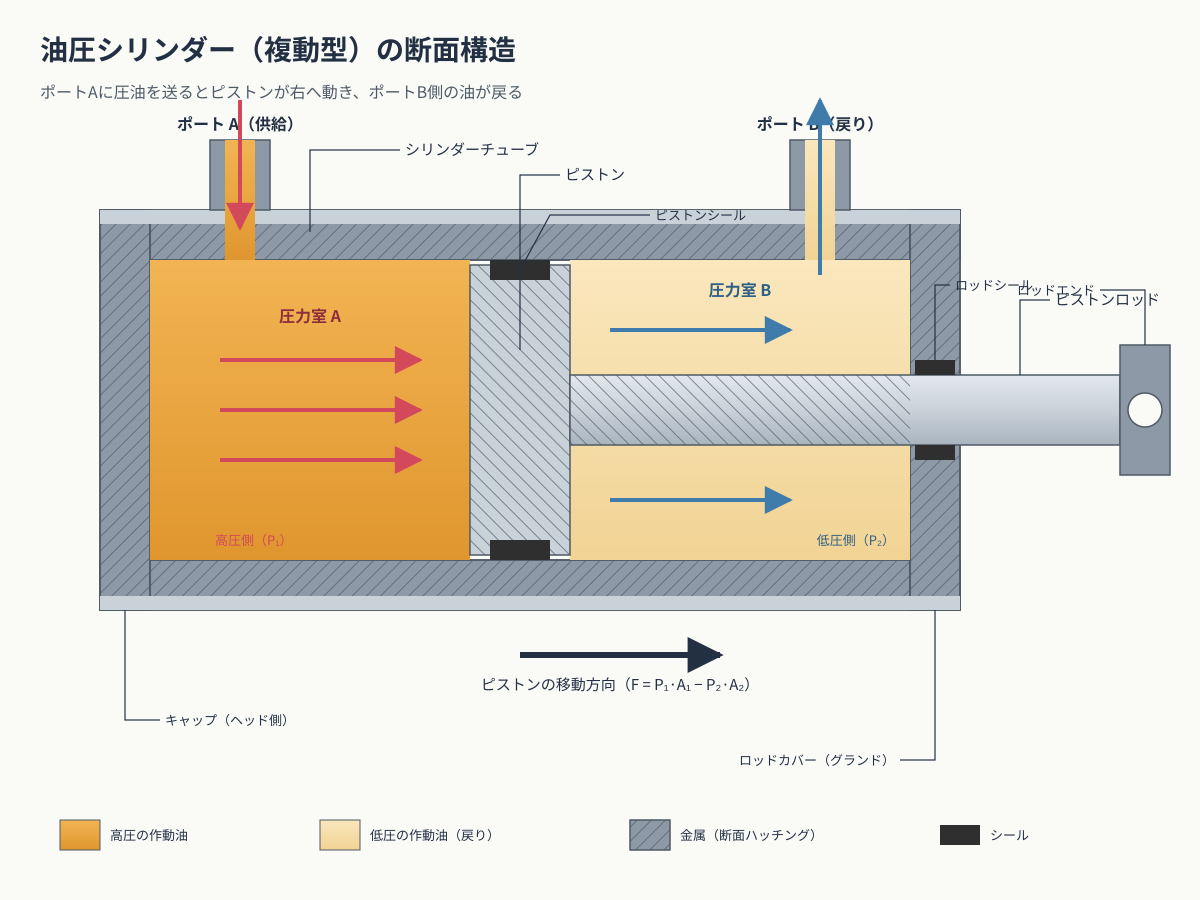

Generate this figure with Python:
import sys

import matplotlib

matplotlib.use("Agg")
import matplotlib.pyplot as plt
from matplotlib.patches import Circle, FancyArrowPatch, Rectangle

BG = "#FAFAF7"
STEEL = "#8D99A6"
STEEL_DARK = "#4E5A66"
STEEL_LIGHT = "#C9D1D9"
OIL_HI = "#E8A33D"
OIL_LO = "#F6DDA6"
SEAL = "#2F2F2F"
LABEL = "#233044"
ARROW_HI = "#D1495B"
ARROW_LO = "#3F7CAC"
FONT = ["Hiragino Sans", "Hiragino Kaku Gothic ProN", "Noto Sans CJK JP", "IPAexGothic", "DejaVu Sans"]


def rect(ax, x, y, w, h, fc, ec="none", lw=1.0, z=1, hatch=None):
    p = Rectangle((x, y), w, h, facecolor=fc, edgecolor=ec, linewidth=lw, zorder=z, hatch=hatch)
    ax.add_patch(p)
    return p


def arrow(ax, p0, p1, color, lw=2.2, z=6, ms=16):
    ax.add_patch(FancyArrowPatch(p0, p1, arrowstyle="-|>", mutation_scale=ms, color=color, linewidth=lw, zorder=z))


def label(ax, xy, text, ha="left", size=11, color=LABEL, weight="normal", z=8):
    ax.text(xy[0], xy[1], text, ha=ha, va="center", fontsize=size, color=color, fontweight=weight,
            fontfamily=FONT, zorder=z)


def leader(ax, pts, z=7):
    xs, ys = zip(*pts)
    ax.plot(xs, ys, color=LABEL, lw=0.8, zorder=z)


def main() -> None:
    out_path = sys.argv[1]
    plt.rcParams["hatch.linewidth"] = 0.6
    fig = plt.figure(figsize=(12, 9), dpi=100)
    ax = fig.add_axes([0, 0, 1, 1])
    ax.set_xlim(-0.6, 11.4)
    ax.set_ylim(-0.9, 8.1)
    ax.set_aspect("equal")
    ax.axis("off")
    rect(ax, -0.6, -0.9, 12, 9, BG, z=0)

    label(ax, (-0.2, 7.6), "油圧シリンダー（複動型）の断面構造", size=17, weight="bold")
    label(ax, (-0.2, 7.15), "ポートAに圧油を送るとピストンが右へ動き、ポートB側の油が戻る", size=11, color=STEEL_DARK)

    # cylinder body (cut walls with hatching)
    for x, y, w, h in ((0.4, 2.0, 8.6, 0.5), (0.4, 5.5, 8.6, 0.5), (0.4, 2.0, 0.5, 4.0), (8.5, 2.0, 0.5, 4.0)):
        rect(ax, x, y, w, h, STEEL, ec=STEEL_DARK, lw=1.0, z=2, hatch="///")
    rect(ax, 0.4, 5.85, 8.6, 0.15, STEEL_LIGHT, z=3)
    rect(ax, 0.4, 2.0, 8.6, 0.15, STEEL_LIGHT, z=3)

    # chambers
    rect(ax, 0.9, 2.5, 3.2, 3.0, OIL_HI, z=2)
    rect(ax, 5.1, 2.5, 3.4, 3.0, OIL_LO, z=2)

    # piston + seals
    rect(ax, 4.1, 2.55, 1.0, 2.9, STEEL_LIGHT, ec=STEEL_DARK, lw=1.0, z=4, hatch="\\\\\\")
    rect(ax, 4.3, 5.3, 0.6, 0.2, SEAL, z=5)
    rect(ax, 4.3, 2.5, 0.6, 0.2, SEAL, z=5)
    # rod
    rect(ax, 5.1, 3.65, 5.5, 0.7, STEEL_LIGHT, ec=STEEL_DARK, lw=1.0, z=4)
    rect(ax, 5.1, 3.65, 3.4, 0.7, STEEL_LIGHT, ec="none", z=4, hatch="\\\\\\")
    rect(ax, 8.55, 4.35, 0.4, 0.15, SEAL, z=5)
    rect(ax, 8.55, 3.5, 0.4, 0.15, SEAL, z=5)
    rect(ax, 10.6, 3.35, 0.5, 1.3, STEEL, ec=STEEL_DARK, lw=1.0, z=4)
    ax.add_patch(Circle((10.85, 4.0), 0.17, facecolor=BG, edgecolor=STEEL_DARK, linewidth=1.0, zorder=5))

    # ports
    rect(ax, 1.5, 6.0, 0.6, 0.7, STEEL, ec=STEEL_DARK, lw=1.0, z=3)
    rect(ax, 1.65, 5.5, 0.3, 1.2, OIL_HI, z=4)
    rect(ax, 7.3, 6.0, 0.6, 0.7, STEEL, ec=STEEL_DARK, lw=1.0, z=3)
    rect(ax, 7.45, 5.5, 0.3, 1.2, OIL_LO, z=4)
    ax.text(1.8, 6.78, "ポート A（供給）", ha="center", va="bottom", fontsize=11, fontweight="bold", color=LABEL, fontfamily=FONT, zorder=8)
    ax.text(7.6, 6.78, "ポート B（戻り）", ha="center", va="bottom", fontsize=11, fontweight="bold", color=LABEL, fontfamily=FONT, zorder=8)

    # flow arrows
    arrow(ax, (1.8, 7.05), (1.8, 5.8), ARROW_HI)
    for y in (3.0, 4.0, 5.0):
        arrow(ax, (1.6, y), (3.6, y), ARROW_HI)
    for y in (3.0, 5.0):
        arrow(ax, (5.5, y), (7.3, y), ARROW_LO)
    arrow(ax, (7.6, 5.3), (7.6, 7.05), ARROW_LO)
    label(ax, (1.55, 2.7), "高圧側（P₁）", size=9, color=ARROW_HI)
    label(ax, (8.4, 2.7), "低圧側（P₂）", ha="right", size=9, color="#2E5F86")
    label(ax, (2.5, 4.5), "圧力室 A", ha="center", size=11, color="#8E2E3D", weight="bold")
    label(ax, (6.8, 4.75), "圧力室 B", ha="center", size=11, color="#2E5F86", weight="bold")

    # piston motion
    arrow(ax, (4.6, 1.55), (6.6, 1.55), LABEL, lw=3.2, ms=22)
    ax.text(5.6, 1.4, "ピストンの移動方向（F = P₁·A₁ − P₂·A₂）", ha="center", va="top", fontsize=11, color=LABEL, fontfamily=FONT, zorder=8)

    # labels with leaders
    leader(ax, [(2.5, 5.75), (2.5, 6.55), (3.4, 6.55)]); label(ax, (3.45, 6.55), "シリンダーチューブ")
    leader(ax, [(4.6, 4.6), (4.6, 6.35), (5.0, 6.35)]); label(ax, (5.05, 6.35), "ピストン")
    leader(ax, [(4.6, 5.4), (4.9, 5.95), (5.9, 5.95)]); label(ax, (5.95, 5.95), "ピストンシール", size=9)
    leader(ax, [(9.6, 4.35), (9.6, 5.1), (9.9, 5.1)]); label(ax, (9.95, 5.1), "ピストンロッド")
    leader(ax, [(8.75, 4.5), (8.75, 5.25), (8.9, 5.25)]); label(ax, (8.95, 5.25), "ロッドシール", size=9)
    leader(ax, [(10.85, 3.35), (10.85, 2.7), (10.4, 2.7)]); label(ax, (10.35, 2.7), "ロッドエンド", ha="right", size=9)
    leader(ax, [(0.65, 2.5), (0.65, 1.3), (1.0, 1.3)]); label(ax, (1.05, 1.3), "キャップ（ヘッド側）", size=9)
    leader(ax, [(8.75, 2.5), (8.75, 0.9), (8.4, 0.9)]); label(ax, (8.35, 0.9), "ロッドカバー（グランド）", ha="right", size=9)

    # legend
    rect(ax, 0.0, 0.0, 0.4, 0.3, OIL_HI, ec=STEEL_DARK, lw=0.6, z=5); label(ax, (0.5, 0.15), "高圧の作動油", size=9)
    rect(ax, 2.6, 0.0, 0.4, 0.3, OIL_LO, ec=STEEL_DARK, lw=0.6, z=5); label(ax, (3.1, 0.15), "低圧の作動油（戻り）", size=9)
    rect(ax, 5.7, 0.0, 0.4, 0.3, STEEL, ec=STEEL_DARK, lw=0.6, z=5, hatch="///"); label(ax, (6.2, 0.15), "金属（断面ハッチング）", size=9)
    rect(ax, 8.8, 0.05, 0.4, 0.2, SEAL, z=5); label(ax, (9.3, 0.15), "シール", size=9)

    fig.savefig(out_path, dpi=100, facecolor=BG)


if __name__ == "__main__":
    main()
